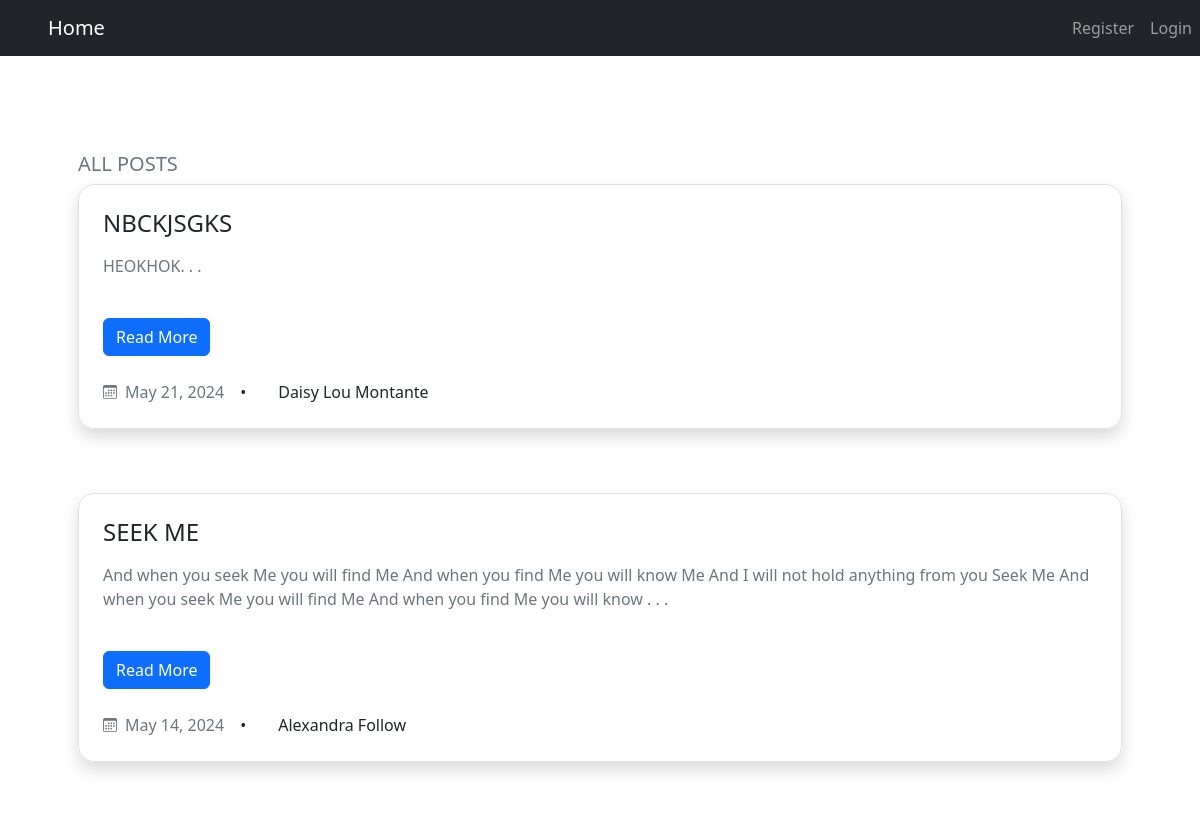
The page /all/ (upper part) on the database as committed earlier.
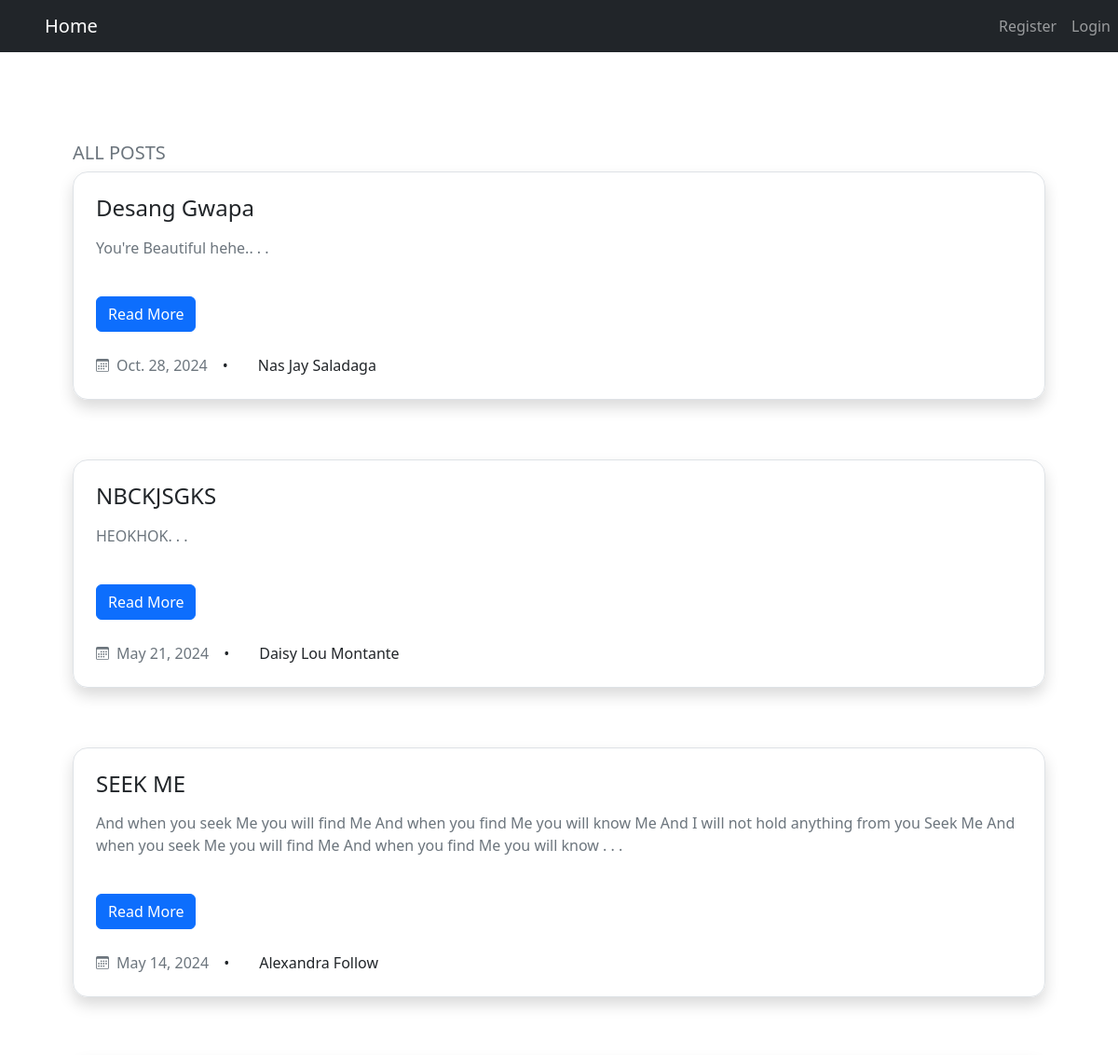
The same page on the database as committed later.
### blogpost/models.py (models this page shows, shortened)
class Post(models.Model):
    title = models.CharField(max_length=255)
    author = models.ForeignKey(User, on_delete=models.CASCADE)
    body = models.TextField()
    post_date = models.DateField(auto_now_add=True)
    likes = models.ManyToManyField(User, related_name='blogpost')

### blogpost/views.py (the view)
# urls.py: path('all/', Home.as_view(), name='all'),
class Home(ListView):
    model = Post
    template_name = 'home.html'
    ordering = ['-post_date']

### blogpost/templates/home.html (shortened to what this page needs)
{% extends "base.html" %}
{% block content %}
<section class="py-3 py-md-5 py-xl-8 " >
    <div class="container overflow-hidden p-5">
        <h1 class="fs-5 mb-2 text-secondary text-uppercase">All Posts</h1>
          <article>
             {% for post in object_list %}
            <div class="card border-0 mb-3 shadow d-flex rounded-4">
              <div class="card-body border bg-white p-4 rounded-4">
                <div class="entry-header mb-3">
                  <h2 class="card-title entry-title h4 mb-0">
                    <a class="link-dark text-decoration-none" href="{% url 'blogdetail' post.pk %}">{{post.title}}</a>
                  </h2>
                </div>
                <p class="card-text entry-summary text-secondary mb-3">
                    {{ post.body|slice:":200"|safe }}. . .
                </p>
                <a href="{% url 'blogdetail' post.pk %}" class="btn btn-primary mt-4 text-nowrap entry-more">Read More</a>
                <br><br>
                <ul class="entry-meta list-unstyled d-flex align-items-center m-0">
                  <li>
                    <a class="fs-7 link-secondary text-decoration-none d-flex align-items-center" href="#!">
                      <span class="ms-2 fs-7">{{ post.post_date }}</span>
                    </a>
                  </li>
                  <li>
                    <span class="px-3">&bull;</span>
                  </li>
                  <li>
                    <span class="px-3">{{ post.author.first_name }} {{ post.author.last_name }}</span>
                  </li>
                </ul>
              </div>
            </div>
              <br><br>
              {% endfor %}
          </article>
    </div>
</section>
{% endblock %}

Rows that differ between the two databases and show on the page:
added Post: title "Desang Gwapa", body "You're Beautiful hehe.", post_date "Oct. 28, 2024", author.first_name "Nas Jay", author.last_name "Saladaga"
